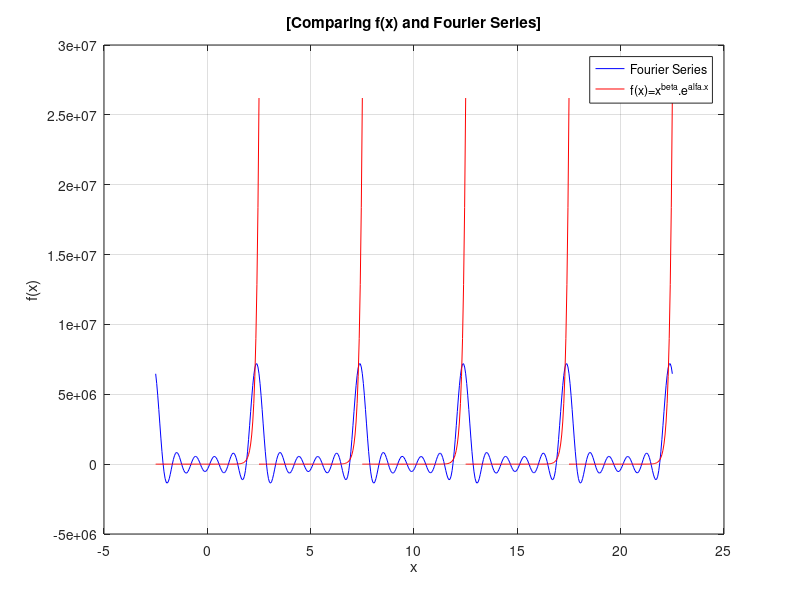

Reproduce this figure in MATLAB.
function Part1
%   Fourier Series
%   Enter Values:
%   Mohammad Mahdi Abdolhosseini
%   810 198 434
N = input('Enter The Value of N: ');
m = input('Enter The Value of m: ');
k = input('Enter The Value of k: ');
beta = input('Enter The Value of beta: ');
alfa = input('Enter The Value of alfa: ');
T = input('Enter The Value of T: ');
Fx = @(x) (x.^beta).*(exp(alfa.*x));
sfaouria = @(x)(1./T).*integral(Fx,-T./2,T./2);
A0 = 1./T.*integral(Fx,-T./2,T./2);
fprintf('The first %d sentences of Fourier Series f(x):\n f(x) = %.2f ',k,A0)
for n = 1:N
    Fxc = @(x) (x.^beta).*(exp(alfa.*x)).*(cos(n.*(2.*pi./T).*x));
    An = (2./T).*integral(Fxc,-T./2,T./2);
    Fxs = @(x) (x.^beta).*(exp(alfa.*x)).*(sin(n.*(2.*pi./T).*x));
    Bn = (2./T).*integral(Fxs,-T./2,T./2);
    sfaouria = @(x) sfaouria(x) + An.*cos(n.*(2.*pi./T).*x) + Bn.*sin(n.*(2.*pi./T).*x);
    if n < k
        w = n.*(2.*pi./T);
        fprintf('+ %.2fCos(%.2fx) + %.2fSin(%.2fx) ',An,w,Bn,w)
    end
end
fprintf('\n')
figure
x = linspace(-T/2,T/2);
y1 = sfaouria(x);
y2 = x.^beta.*exp(alfa.*x);
plot(x,y1,'b',x,y2,'r');hold on;
for n = 1:m-1
    x = x + T;
    plot(x,y1,'b',x,y2,'r');hold on;
end
legend('Fourier Series', 'f(x)=x^{beta}.e^{alfa.x}');
grid on;
title('[Comparing f(x) and Fourier Series]');
xlabel('x');
ylabel('f(x)');
end